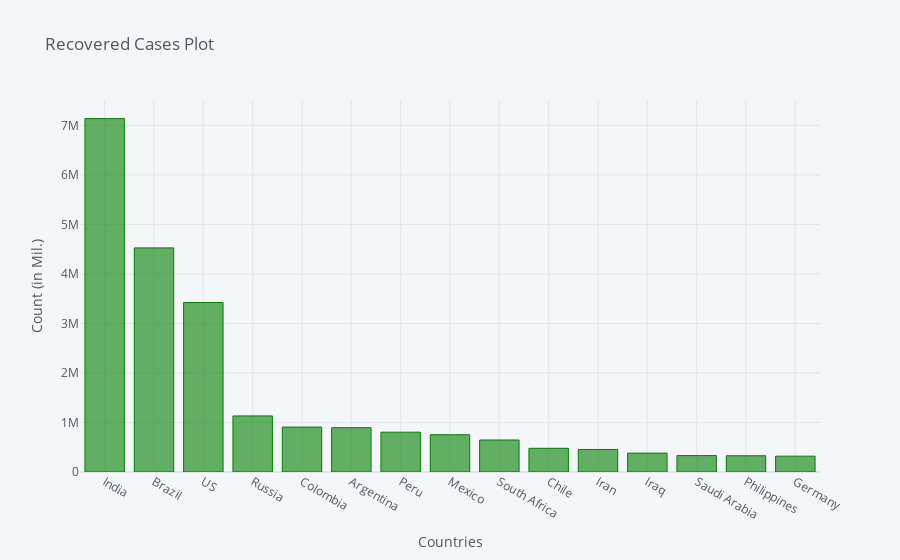

The notebook cell saved with this chart:
### Code cell
recovered_df2_plot.iplot(kind='bar', x='Country/Region', y='10/25/20',color='green',
                         title='Recovered Cases Plot',xTitle='Countries',yTitle='Count (in Mil.)')

### Figure 1 — Plotly figure (JSON) as saved in the notebook; plotly's stock layout.template omitted (floating-point values rounded to 4 significant figures)
{"data": [{"marker": {"color": "rgba(0, 128, 0, 0.6)", "line": {"color": "rgba(0, 128, 0, 1.0)", "width": 1}}, "name": "10/25/20", "orientation": "v", "text": "", "type": "bar", "x": ["India", "Brazil", "US", "Russia", "Colombia", "Argentina", "Peru", "Mexico", "South Africa", "Chile", "Iran", "Iraq", "Saudi Arabia", "Philippines", "Germany"], "y": [7137228, 4526393, 3422878, 1132790, 907379, 894819, 803846, 752691, 646170, 478252, 455054, 381349, 331330, 328036, 320004]}], "layout": {"legend": {"bgcolor": "#F5F6F9", "font": {"color": "#4D5663"}}, "paper_bgcolor": "#F5F6F9", "plot_bgcolor": "#F5F6F9", "title": {"font": {"color": "#4D5663"}, "text": "Recovered Cases Plot"}, "xaxis": {"gridcolor": "#E1E5ED", "showgrid": true, "tickfont": {"color": "#4D5663"}, "title": {"font": {"color": "#4D5663"}, "text": "Countries"}, "zerolinecolor": "#E1E5ED"}, "yaxis": {"gridcolor": "#E1E5ED", "showgrid": true, "tickfont": {"color": "#4D5663"}, "title": {"font": {"color": "#4D5663"}, "text": "Count (in Mil.)"}, "zerolinecolor": "#E1E5ED"}}}
